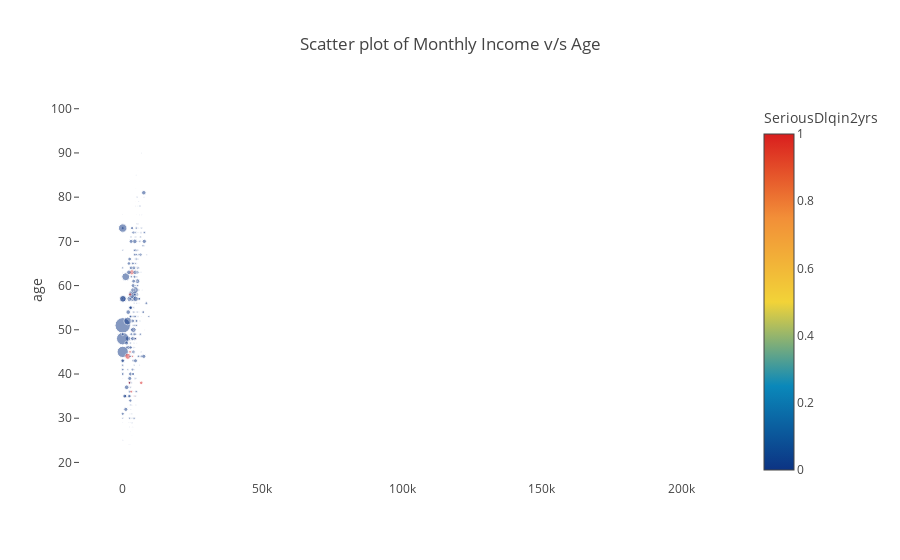

The cell this chart's notebook holds for it:
### Code cell
df_subsampled = df[0:2000]

trace = go.Scatter(
    y = df_subsampled['age'].values,
    x = df_subsampled['MonthlyIncome'].values,
    mode='markers',
    marker=dict(
        size= df_subsampled['DebtRatio'].values *0.001,
        color = df_subsampled['SeriousDlqin2yrs'].values,
        colorscale='Portland',
        showscale=True,
        opacity=0.5,
        colorbar = dict(title = 'SeriousDlqin2yrs')
    ),
    text = np.round(df_subsampled['DebtRatio'].values, decimals=2)
)
data = [trace]

layout= go.Layout(
    autosize= True,
    title= 'Scatter plot of Monthly Income v/s Age',
    hovermode= 'closest',
        xaxis=dict(
        showgrid=False,
        zeroline=False,
        showline=False
    ),
    yaxis=dict(
        title= 'age',
        ticklen= 5,
        gridwidth= 2,
        showgrid=False,
        zeroline=False,
        showline=False,
    ),
    showlegend= False
)
fig = go.Figure(data=data, layout=layout)
py.iplot(fig,filename='scatterWords')

### Figure 1 — Plotly figure (JSON) as saved in the notebook; plotly's stock layout.template omitted (floating-point values rounded to 4 significant figures; data arrays with more than 128 entries replaced by an {"elided": "..."} marker saying what was removed)
{"data": [{"marker": {"color": {"elided": "2000 int values"}, "colorbar": {"title": "SeriousDlqin2yrs"}, "colorscale": "Portland", "opacity": 0.5, "showscale": true, "size": {"elided": "2000 float values"}}, "mode": "markers", "text": {"elided": "2000 float values"}, "type": "scatter", "x": {"elided": "2000 float values"}, "y": {"elided": "2000 int values"}}], "layout": {"autosize": true, "hovermode": "closest", "showlegend": false, "title": "Scatter plot of Monthly Income v/s Age", "xaxis": {"showgrid": false, "showline": false, "zeroline": false}, "yaxis": {"gridwidth": 2, "showgrid": false, "showline": false, "ticklen": 5, "title": "age", "zeroline": false}}}
